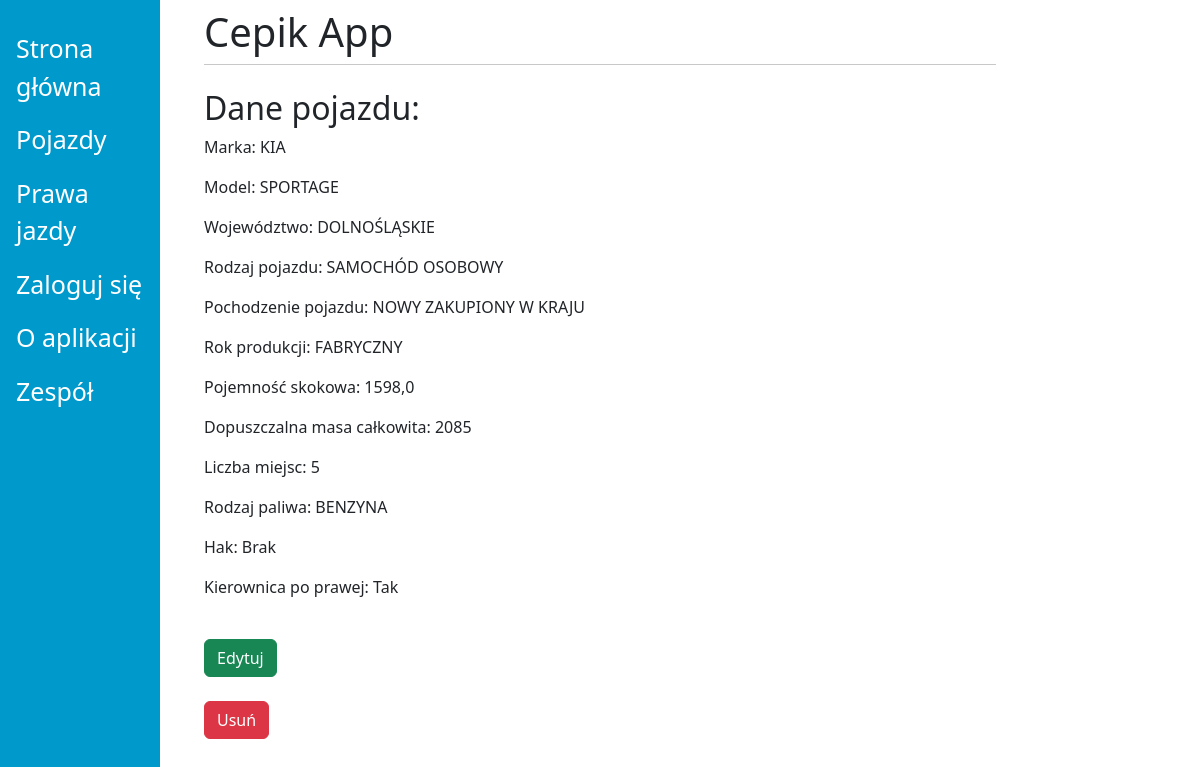
Page /vehicles/2/ on the earlier database version.
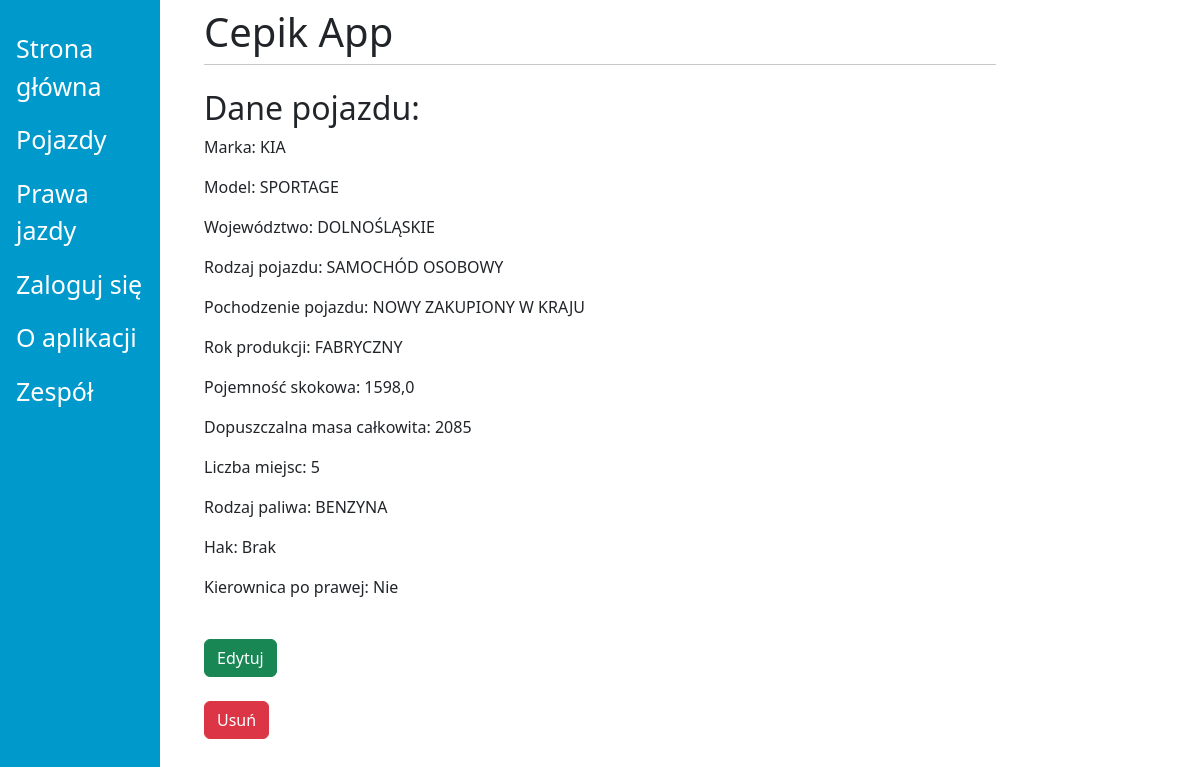
Same page on the later database version.
### viewer/models.py (models this page shows, shortened)
class Vehicle(models.Model):
    id_cepik = models.IntegerField(default=0)
    marka = models.CharField(max_length=45, null=True)
    model = models.CharField(max_length=45, null=True)
    id_wojewodztwa = models.IntegerField(default=0, null=False)
    wojewodztwo = models.CharField(max_length=45, null=True)
    rodzaj_pojazdu = models.CharField(max_length=45, null=True)
    pochodzenie_pojazdu = models.CharField(max_length=45, null=True)
    rok_produkcji = models.CharField(max_length=45, null=True)
    pojemnosc_skokowa = models.DecimalField(decimal_places=1, max_digits=20, default=1, null=True)
    dmc = models.CharField(max_length=45, null=True)
    liczba_miejsc = models.IntegerField(default=1, null=True)
    rodzaj_paliwa = models.CharField(max_length=45, null=True)
    hak = models.BooleanField(default=False)
    kierownica_po_prawej = models.BooleanField(null=True)

### viewer/crud.py (the view)
# urls.py: path('vehicles/<id>/', crud.vehicle_detail_view, name='detail_view_vehicle'),
def vehicle_detail_view(request, id):
    context = dict()
    context['data'] = Vehicle.objects.get(id=id)    # type: ignore
    return render(request, 'vehicle_detail_view.html', context)

### viewer/templates/vehicle_detail_view.html (shortened to what this page needs)
{% extends "base.html" %}
{% block content %}
<h2>Dane pojazdu:</h2>
<p>Marka: {{ data.marka }}</p>
<p>Model: {{ data.model }}</p>
<p>Województwo: {{ data.wojewodztwo }}</p>
<p>Rodzaj pojazdu: {{ data.rodzaj_pojazdu }}</p>
<p>Pochodzenie pojazdu: {{ data.pochodzenie_pojazdu }}</p>
<p>Rok produkcji: {{ data.rok_produkcji }}</p>
<p>Pojemność skokowa: {{ data.pojemnosc_skokowa }}</p>
<p>Dopuszczalna masa całkowita: {{ data.dmc }}</p>
<p>Liczba miejsc: {{ data.liczba_miejsc }}</p>
<p>Rodzaj paliwa: {{ data.rodzaj_paliwa }}</p>
<p>Hak: {{ data.hak|yesno:"Na wyposażeniu, Brak, Null" }}</p>
<p>Kierownica po prawej: {{ data.kierownica_po_prawej|yesno:"Tak, Nie" }}</p><br>
<form action="/vehicles/{{data.id}}/update">
    <input type="submit" class="btn btn-success" value="Edytuj" /></form><br><form action="/vehicles/{{data.id}}/delete">
    <input type="submit" class="btn btn-danger" value="Usuń" />
</form>
{% endblock %}

### templates/base.html (shortened to what this page needs)
<!doctype html>
<html>
    <head>
        <link href="https://cdn.jsdelivr.net/npm/bootstrap@5.2.0-beta1/dist/css/bootstrap.min.css" rel="stylesheet"
>
    </head>
    <body>
        <div class="sidenav">
            <a href="/">Strona główna</a>
            <a href="{% url 'vehicle_list_view' %}">Pojazdy</a>
            <a href="/driving-licenses">Prawa jazdy</a>
            {% if user.is_authenticated %}
                <a href="{% url 'logout' %}">Wyloguj</a>
            {% else %}
                <a href="{% url 'loginAuth' %}">Zaloguj się</a>
            {% endif %}
            <a href="{% url 'about' %}">O aplikacji</a>
            <a href="{% url 'team' %}">Zespół</a>
        </div>
        <div id="content" name="content" class="main">
            <div class="row justify-content-center">
                <div class="col-8">
                    <h1 class="mt-2">Cepik App</h1>
                    <hr class="mt-0 mb-4">
                    {% block content %}
                    {% endblock %}
                </div>
            </div>
        </div>
        <div class="container" name="alert">
            {% if user.is_authenticated %}
            <p>
                <a class="nav-link" href="{% url 'user_logout' %}">Logout</a>
            </p>
            {% else %}
            <p>
                <a class="nav-link" href="{% url 'loginAuth' %}">Login</a>
            </p>
            {% endif %}
        </div>
    </body>
</html>

### templates/base.html (style rules this page uses)
.sidenav { height:100%; width: 160px; position: fixed; z-index: 1; top:0; left:0; background-color: #0099cc; overflow-x: hidden; padding-top: 20px; }
.sidenav a { padding: 10px 8px 6px 16px; text-decoration: none; font-size: 25px; color: #ffffff; display: block; }

Differences in the rows shown:
changed Vehicle "KIA": kierownica_po_prawej "Tak" → "Nie"
